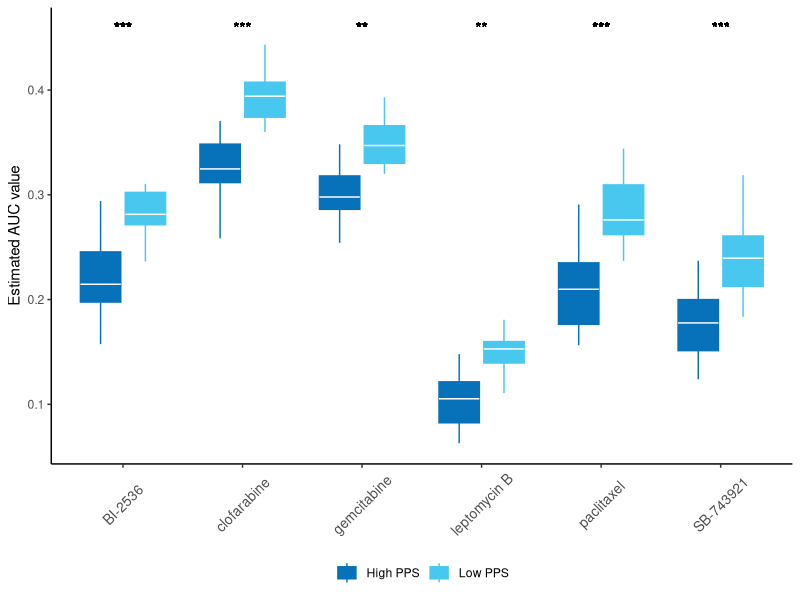

The R source for this figure:
setwd('C:\\Users\\think\\Desktop\\data')

rt <- read.table("data.txt",header = T,row.names = NULL,sep = "\t")

library(ggplot2)

darkblue <- "#0772B9"
lightblue <- "#48C8EF"

p3 <- ggplot(rt, aes(drug, auc, fill=group)) + 
  geom_boxplot(aes(col = group),outlier.shape = NA) + 
  # geom_text(aes(drug, y=min(auc) * 1.1, 
  #               label=paste("p=",formatC(p,format = "e",digits = 1))),
  #           data=rt, 
  #           inherit.aes=F) + 
  geom_text(aes(drug, y=max(auc)), 
            label=rt$s,
            data=rt, 
            inherit.aes=F) + 
  scale_fill_manual(values = c(darkblue, lightblue)) + 
  scale_color_manual(values = c(darkblue, lightblue)) + 
  xlab(NULL) + ylab("Estimated AUC value") + 
  theme_classic() +
  theme(axis.text.x = element_text(angle = 45, hjust = 0.5,vjust = 0.5,size = 10),
        legend.position = "bottom",
        legend.title = element_blank()) 
dat <- ggplot_build(p3)$data[[1]]

pdf("boxplot.pdf")
p3 + geom_segment(data=dat, aes(x=xmin, xend=xmax, y=middle, yend=middle), color="white", inherit.aes = F)
dev.off()

